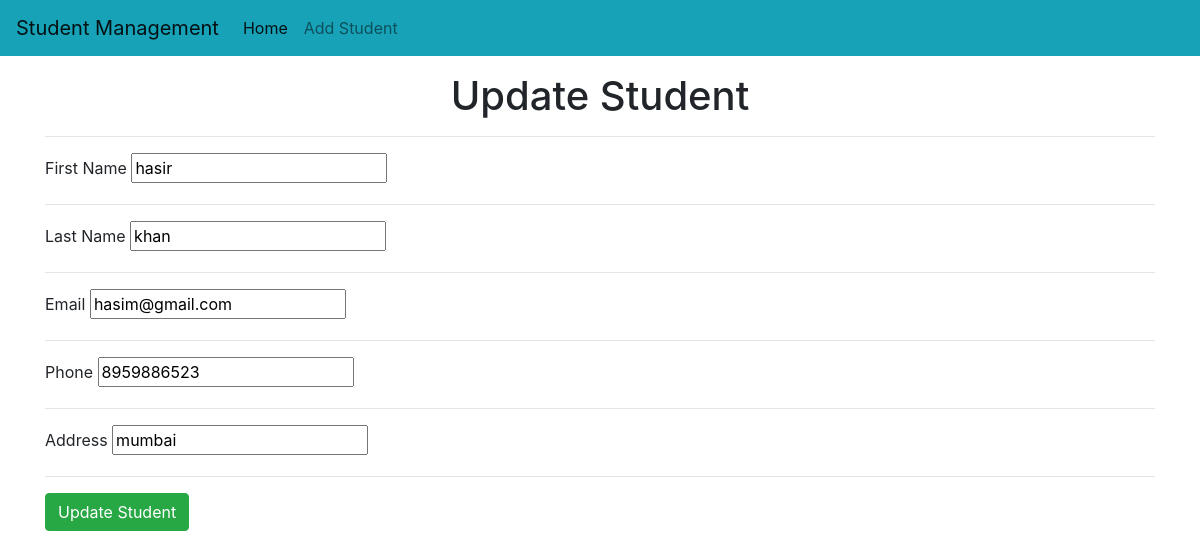
The page /update_student/5 on the database its author committed.
### crud_operation/models.py (models this page shows)
class Student(models.Model):
    first_name= models.CharField(max_length=100)
    last_name= models.CharField(max_length=100)
    email=models.CharField(max_length=150)
    phone= models.CharField(max_length=10)
    address=models.CharField(max_length=100)

### crud_operation/views.py (the view)
# urls.py: path('update_student/<int:id>',update_student),
def update_student(request,id):
    students=Student.objects.get(id=id)
    s1= Student.objects.all()
    context={
        'students':students,
        's1': s1
    }
    return render(request, 'update.html', context)

### crud_operation/templates/update.html (shortened to what this page needs)
<!doctype html>
<html lang="en">
  <head>
    <link rel="stylesheet" href="https://cdn.jsdelivr.net/npm/bootstrap@4.0.0/dist/css/bootstrap.min.css">
  </head>
  <body>
     {% include "navbar.html" %}
    <h1 class="text-center my-3"> Update Student</h1>
       <div class="container">
      <hr>
<form action="/do_update_student/{{ students.id }}" method="post">
    <label for="first_name" >First Name</label>
    <input type="text"  id="first_name" name="first_name" value="{{ students.first_name}}">
    <hr>
    <label for="last_name" >Last Name</label>
    <input type="text"  id="last_name" name="last_name" value="{{ students.last_name }}" >
    <hr>
    <label for="email" >Email</label>
    <input type="text"  id="email" name="email" value="{{ students.email }}" >
    <hr>
    <label for="phone" >Phone</label>
    <input type="number"  id="phone" name="phone" value="{{ students.phone }}" >
    <hr>
    <label for="address" >Address</label>
    <input type="text"  id="address" name="address" value="{{ students.address }}" >
    <hr>
  <button type="submit" class="btn btn-success">Update Student</button>
</form>
  </div>
  </body>
</html>

### rows shown on the page
Student: first_name "hasir", last_name "khan", email "hasim@gmail.com", phone "8959886523", address "mumbai"
